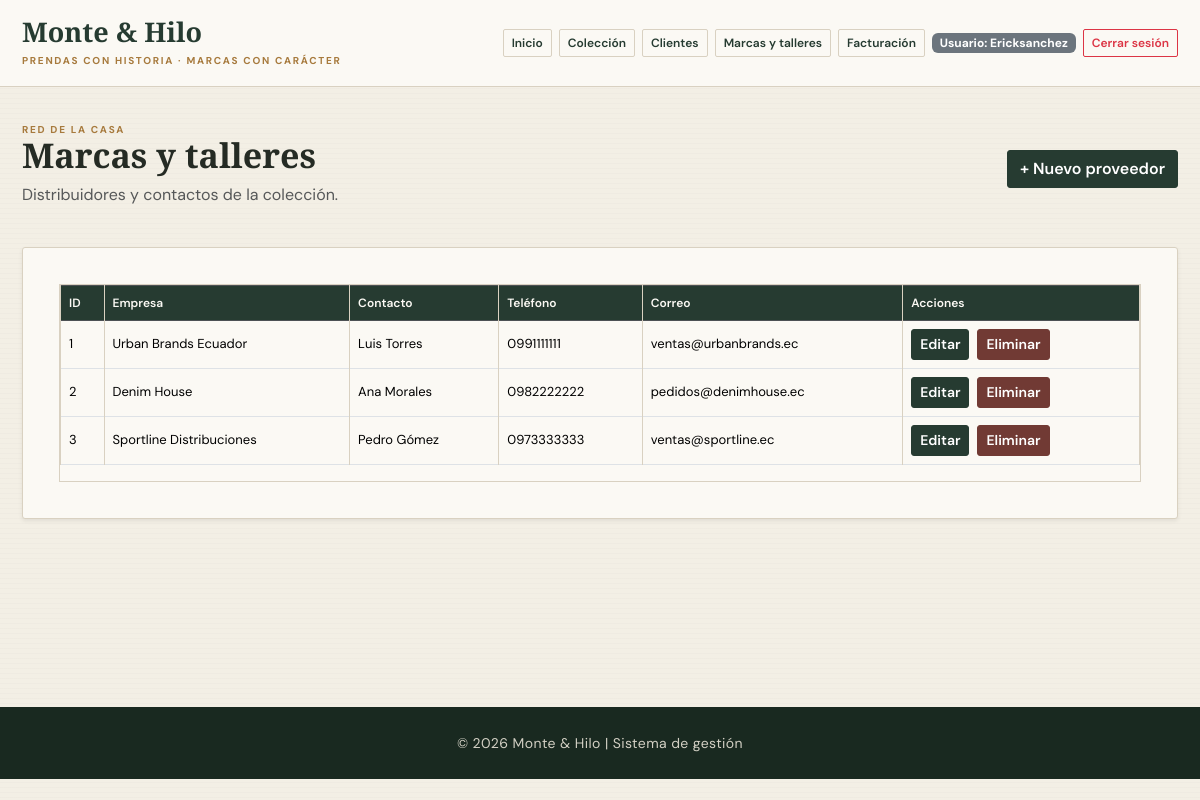
/proveedores (signed in), run on the app's committed database.
### tables this page shows
CREATE TABLE usuarios (
            id INTEGER PRIMARY KEY AUTOINCREMENT,
            usuario TEXT NOT NULL UNIQUE,
            password TEXT NOT NULL
        );

CREATE TABLE proveedores (
            id_proveedor INTEGER PRIMARY KEY AUTOINCREMENT,
            nombre TEXT NOT NULL,
            telefono TEXT,
            correo TEXT
        , contacto TEXT NOT NULL DEFAULT '');

### app.py (the view)
@app.route("/proveedores")
@login_required
def proveedores():
    return render_template("proveedores.html", proveedores=get_providers(), nombre_sistema=NOMBRE_SISTEMA)

### app.py (called while the page is built)
@login_manager.user_loader
def load_user(user_id):
    user_data = get_user_by_id(user_id)
    if user_data:
        return Usuario(user_data["id"], user_data["usuario"], user_data["password"])
    return None

### conexion/conexion.py (called while the page is built)
def _database_engine():
    configured_engine = os.getenv("DB_ENGINE")
    if configured_engine:
        return configured_engine.lower()
    return "postgresql" if os.getenv("DATABASE_URL") else "sqlite"

def _parameterized_sql(query, params):
    engine = _database_engine()
    if engine in {"sqlite", "sqlite3"}:
        sqlite_params = tuple(float(param) if isinstance(param, Decimal) else param for param in params)
        return query.replace("%s", "?"), sqlite_params
    return query, tuple(params)

def _sqlite_connection():
    DATABASE_PATH.parent.mkdir(exist_ok=True)
    conn = sqlite3.connect(DATABASE_PATH)
    conn.row_factory = sqlite3.Row
    conn.execute("PRAGMA foreign_keys = ON")
    return conn

def get_db_connection():
    engine = _database_engine()
    if engine in {"sqlite", "sqlite3"}:
        return _sqlite_connection()
    if engine in {"postgres", "postgresql"}:
        return _postgres_connection()
    raise RuntimeError(f"Motor de base de datos no compatible: {engine}")

def get_user_by_id(user_id):
    conn = get_db_connection()
    try:
        cursor = conn.cursor()
        query = "SELECT id, usuario, password FROM usuarios WHERE id = %s"
        cursor.execute(*_parameterized_sql(query, (user_id,)))
        row = cursor.fetchone()
        if row is None:
            return None
        if hasattr(row, "keys"):
            return dict(row)
        return {"id": row[0], "usuario": row[1], "password": row[2]}
    finally:
        conn.close()

def _row_as_dict(cursor, row):
    if row is None:
        return None
    if hasattr(row, "keys"):
        return dict(row)
    return dict(zip((column[0] for column in cursor.description), row))

def _read_rows(query, params=()):
    conn = get_db_connection()
    try:
        cursor = conn.cursor()
        cursor.execute(*_parameterized_sql(query, params))
        return [_row_as_dict(cursor, row) for row in cursor.fetchall()]
    finally:
        conn.close()

def get_providers():
    return _read_rows(
        "SELECT id_proveedor, nombre AS empresa, contacto, telefono, correo FROM proveedores ORDER BY id_proveedor"
    )

### templates/proveedores.html (shortened to what this page needs)
{% extends "base.html" %}
{% block content %}
<div class="d-flex justify-content-between align-items-center mb-4">
	<div>
		<p class="eyebrow">RED DE LA CASA</p>
		<h2 class="page-title">Marcas y talleres</h2>
		<p class="text-muted">Distribuidores y contactos de la colección.</p>
	</div>
	<a href="{{ url_for('formulario_proveedor') }}" class="btn btn-success">+ Nuevo proveedor</a>
</div>
<div class="card shadow-sm informacion">
	<div class="card-body">
		<div class="table-responsive">
			<table class="table table-hover table-bordered">
				<thead class="table-dark">
					<tr>
						<th>ID</th>
						<th>Empresa</th>
						<th>Contacto</th>
						<th>Teléfono</th>
						<th>Correo</th>
						<th>Acciones</th>
					</tr>
				</thead>
				<tbody>
					{% for p in proveedores %}
					<tr>
						<td>{{ p.id_proveedor }}</td>
						<td>{{ p.empresa }}</td>
						<td>{{ p.contacto }}</td>
						<td>{{ p.telefono }}</td>
						<td>{{ p.correo }}</td>
						<td>
							<div class="d-flex gap-2">
								<a href="{{ url_for('editar_proveedor', provider_id=p.id_proveedor) }}" class="btn btn-sm btn-primary">Editar</a>
								<form action="{{ url_for('eliminar_proveedor', provider_id=p.id_proveedor) }}" method="POST" onsubmit="return confirm('¿Deseas eliminar este proveedor?');">
									<button type="submit" class="btn btn-sm btn-danger">Eliminar</button>
								</form>
							</div>
						</td>
					</tr>
					{% endfor %}
				</tbody>
			</table>
		</div>
	</div>
</div>
{% endblock %}

### templates/components/navbar.html
<header class="header-principal py-3 bg-light">
	<div class="container">
		<div class="d-flex justify-content-between align-items-center flex-wrap gap-3">
			<div>
				<h1 class="h4 mb-0 brand-mark">{{ nombre_sistema }}</h1>
				<small class="brand-caption">PRENDAS CON HISTORIA · MARCAS CON CARÁCTER</small>
			</div>
			<nav class="d-flex flex-wrap gap-2 align-items-center">
				<a class="btn btn-outline-primary btn-sm" href="{{ url_for('index') }}">Inicio</a>
				{% if current_user.is_authenticated %}
				<a class="btn btn-outline-primary btn-sm" href="{{ url_for('productos') }}">Colección</a>
				<a class="btn btn-outline-primary btn-sm" href="{{ url_for('clientes') }}">Clientes</a>
				<a class="btn btn-outline-primary btn-sm" href="{{ url_for('proveedores') }}">Marcas y talleres</a>
				<a class="btn btn-outline-primary btn-sm" href="{{ url_for('facturacion') }}">Facturación</a>
				<span class="badge text-bg-secondary">Usuario: {{ current_user.usuario }}</span>
				<a class="btn btn-outline-danger btn-sm" href="{{ url_for('logout') }}">Cerrar sesión</a>
				{% else %}
				<a class="btn btn-outline-success btn-sm" href="{{ url_for('login') }}">Iniciar sesión</a>
				<a class="btn btn-outline-secondary btn-sm" href="{{ url_for('registro') }}">Registrarse</a>
				{% endif %}
			</nav>
		</div>
	</div>
</header>

### static/css/style.css (style rules this page uses)
:root { --paper: #f3efe5; --paper-light: #fbf9f4; --ink: #252b24; --forest: #263b31; --forest-deep: #192920; --oxblood: #713a34; --brass: #a77a3d; --line: #d9d1c1; --muted: #77786d; --serif: "Playfair Display", Georgia, serif; --sans: "DM Sans", sans-serif; }
* { box-sizing: border-box; }
body { margin: 0; color: var(--ink); background-color: var(--paper); background-image: repeating-linear-gradient(0deg, rgba(70, 58, 39, .018) 0, rgba(70, 58, 39, .018) 1px, transparent 1px, transparent 5px); font-family: var(--sans); }
a { color: var(--forest); }
.header-principal { position: relative; z-index: 2; padding: 18px 0 !important; background: var(--paper-light) !important; border-bottom: 1px solid var(--line); }
.brand-mark { color: var(--forest) !important; font: 600 27px/1.05 var(--serif); }
.brand-caption, .eyebrow { display: block; margin: 7px 0 0; color: var(--brass); font-size: 10px; font-weight: 700; letter-spacing: 1.7px; }
.header-principal nav { gap: 7px !important; }
.header-principal .btn { border-radius: 2px; font-size: 12px; }
.header-principal .btn-outline-primary { color: var(--forest); border-color: var(--line); }
.container { max-width: 1180px; }
.btn { border-radius: 3px; font-weight: 600; }
.btn-primary, .btn-success { color: #fff; background: var(--forest); border-color: var(--forest); }
.btn-danger { background: var(--oxblood); border-color: var(--oxblood); }
.informacion, .card { background-color: var(--paper-light); border: 1px solid var(--line); border-radius: 3px; box-shadow: 0 5px 18px rgba(45, 39, 27, .055); }
.informacion { padding: 20px; }
.table { --bs-table-bg: transparent; --bs-table-hover-bg: rgba(38, 59, 49, .05); color: var(--ink); vertical-align: middle; }
.table th { white-space: nowrap; color: var(--paper-light); background: var(--forest); font-size: 12px; font-weight: 600; }
.table td { font-size: 13px; }
.table-bordered > :not(caption) > * > * { border-color: var(--line); }
.table-responsive { border: 1px solid var(--line); }
.page-title { font: 600 34px/1.1 var(--serif); }

### data on the page
usuarios: usuario "Ericksanchez"
proveedores: id_proveedor "1", empresa "Urban Brands Ecuador", contacto "Luis Torres", telefono "0991111111", correo "ventas@urbanbrands.ec"
proveedores: id_proveedor "2", empresa "Denim House", contacto "Ana Morales", telefono "0982222222", correo "pedidos@denimhouse.ec"
proveedores: id_proveedor "3", empresa "Sportline Distribuciones", contacto "Pedro Gómez", telefono "0973333333", correo "ventas@sportline.ec"

### other printed values
{{ nombre_sistema }} "Monte & Hilo"
